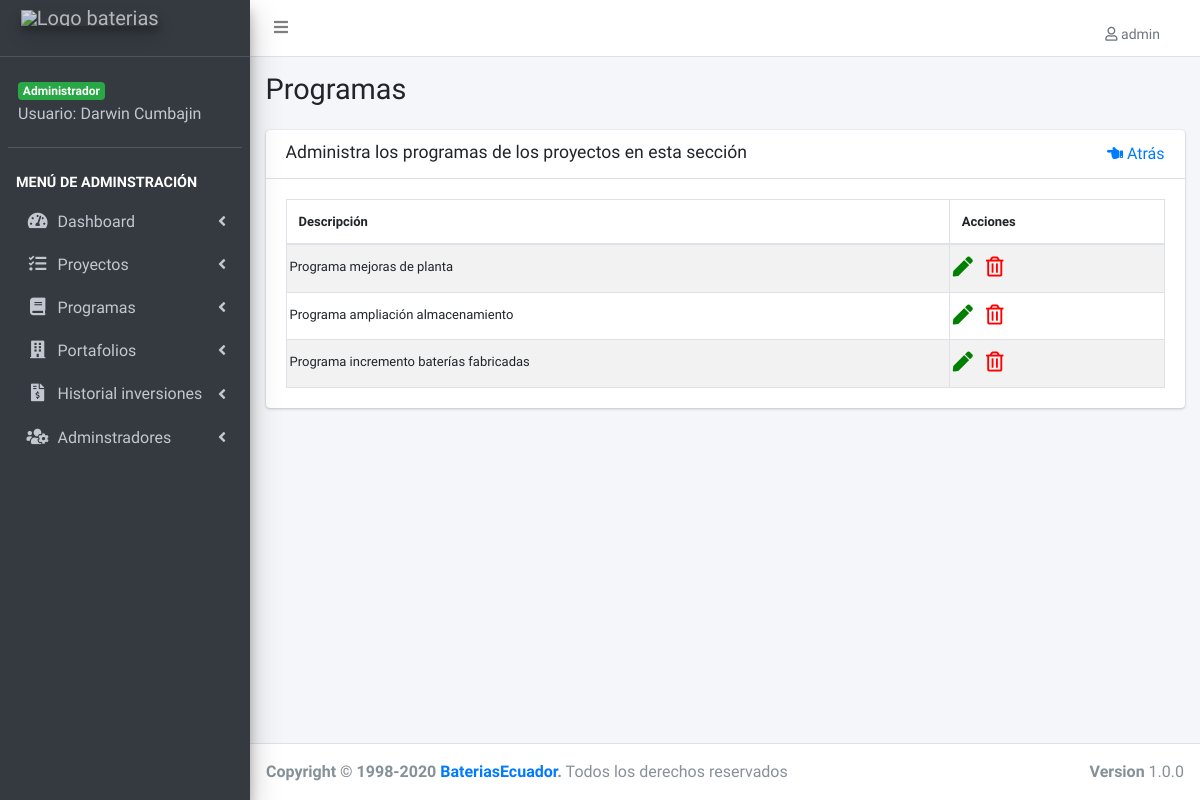
The page /lista-programa.php (signed in) on the database as committed earlier.
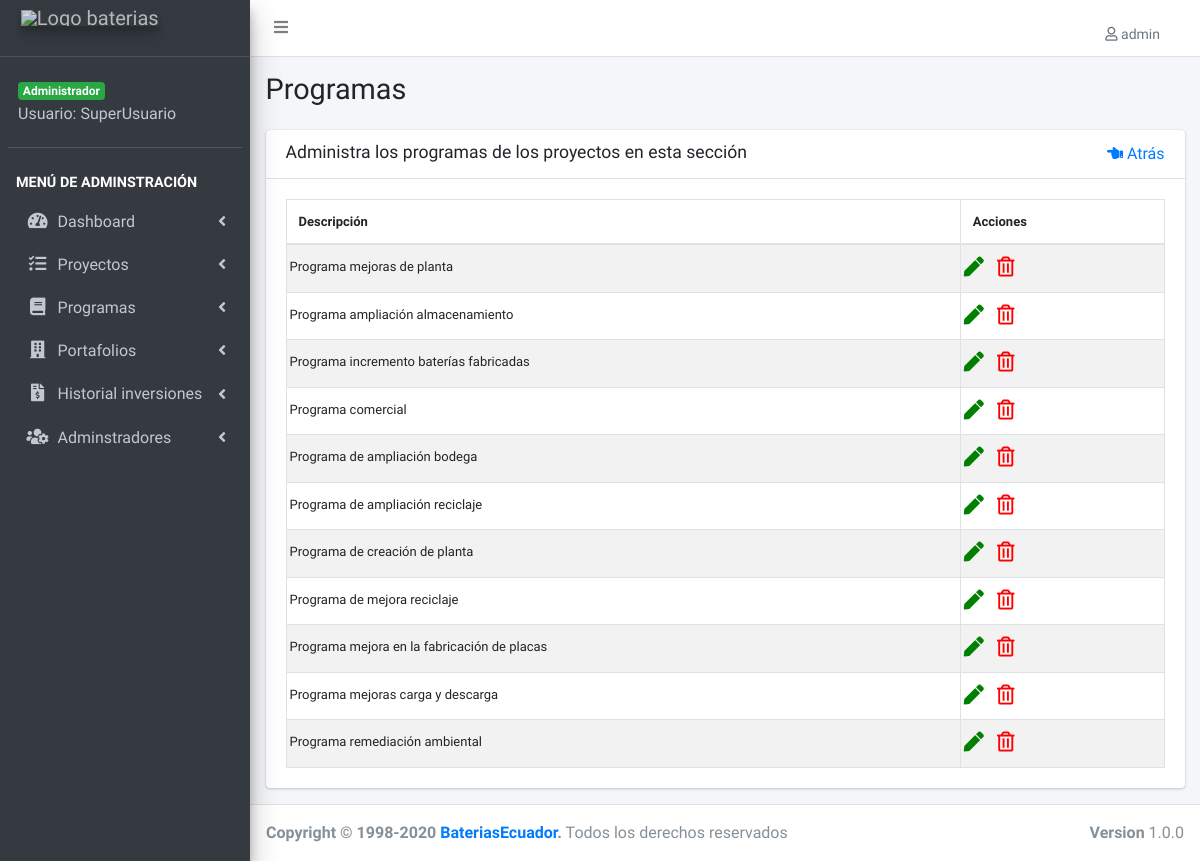
The same page on the database as committed later.
### tables this page shows
CREATE TABLE IF NOT EXISTS `programas` (
  `programa_id` int(11) NOT NULL AUTO_INCREMENT,
  `descripcion` varchar(50) NOT NULL DEFAULT '0',
  `editado` datetime DEFAULT NULL,
  PRIMARY KEY (`programa_id`),
  UNIQUE KEY `descripcion` (`descripcion`)
);

### lista-programa.php (the view, shortened to what this page needs)
<?php
include_once('funciones/funciones.php');
include_once('templates/header.php');
include_once('templates/barra.php');
include_once('templates/navegacion.php');
?>
<div class="content-wrapper">
  <section class="content-header">
    <div class="container-fluid">
      <div class="row mb-2">
        <div class="col-sm-6">
          <h1>Programas</h1>
        </div>
      </div>
    </div>
  </section>
  <section class="content">
    <div class="container-fluid">
      <div class="row">
        <div class="col-12">
          <div class="card">
            <div class="card-header">
              <h3 class="card-title">Administra los programas de los proyectos en esta sección </h3>
              <a id="lista" href="#" class="float-right"><i class="fas fa-hand-point-left"></i> Atrás</a>
            </div>
            <div class="card-body">
              <table id="registros" class="table table-bordered table-striped">
                <thead>
                  <tr>
                    <th>Descripción</th>
                    <th>Acciones</th>
                  </tr>
                </thead>
                <tbody>
                  <?php
                  try {
                    $sql = "SELECT * FROM programas";
                    $resultado = $conn->query($sql);
                  } catch (Exception $e) {
                    $error = $e->getMessage();
                    echo $error;
                  }
                  while ($programa = $resultado->fetch_assoc()) {
                  ?>
                    <tr>
                      <td><?php echo $programa['descripcion']; ?></td>
                      <td>
                      <?php if ($_SESSION['nivel'] == 1) : ?>
                        <a href="editar-programa.php?id=<?php echo $programa['programa_id']; ?>" >
                          <i class="fas fa-pen editar"></i>
                        </a>
                        <a href="#" data-id="<?php echo $programa['programa_id']; ?>" data-tipo="programa" class="borrar_registro">
                          <i class="far fa-trash-alt eliminar"></i>
                        </a>
                        <?php endif; ?>
                      </td>
                    </tr>
                  <?php } ?>
                </tbody>
              </table>
            </div>
          </div>
        </div>
      </div>
    </div>
  </section>
</div>
<?php
include_once('templates/footer.php');
?>

### templates/header.php (shortened to what this page needs)
<!DOCTYPE html>
<html>
<head>
  <link rel="stylesheet" href="css/all.min.css">
  <link rel="stylesheet" href="https://code.ionicframework.com/ionicons/2.0.1/css/ionicons.min.css">
  <link rel="stylesheet" href="css/daterangepicker.css">
  <link rel="stylesheet" href="css/icheck-bootstrap.min.css">
  <link rel="stylesheet" href="css/tempusdominus-bootstrap-4.min.css">
  <link rel="stylesheet" href="css/select2.min.css">
  <link rel="stylesheet" href="css/select2-bootstrap4.min.css">
  <link rel="stylesheet" href="css/bootstrap-duallistbox.min.css">
  <link rel="stylesheet" href="css/adminlte.min.css">
  <link rel="stylesheet" href="css/dataTables.bootstrap4.min.css">
  <link rel="stylesheet" href="css/responsive.bootstrap4.min.css">
  <link rel="stylesheet" href="css/admin.css">
  <link rel="stylesheet" href="https://cdnjs.cloudflare.com/ajax/libs/animate.css/4.1.1/animate.min.css" />
</head>

### templates/barra.php (shortened to what this page needs)
<body class="hold-transition sidebar-mini">
  <div class="wrapper">
    <nav class="main-header navbar navbar-expand navbar-white navbar-light">
      <ul class="navbar-nav">
        <li class="nav-item">
          <a class="nav-link" data-widget="pushmenu" href="#" role="button"><i class="fas fa-bars"></i></a>
        </li>
      </ul>
      <ul class="navbar-nav ml-auto">
        <li class="nav-item dropdown">
          <a class="nav-link" data-toggle="dropdown" href="#">
            <span class="dropdown-item dropdown-header"> <i class="far fa-user"></i> <?php echo $_SESSION['usuario'];?></span>
          </a>
        </li>
      </ul>
    </nav>

### templates/navegacion.php (shortened to what this page needs)
<aside class="main-sidebar sidebar-dark-primary elevation-4">
  <a href="login.php?cerrar_sesion=true" class="brand-link">
    <img src="img/logo-baterias.png" alt="Logo baterias" class="brand-image elevation-3" style="opacity: .8" >
    <br>
  </a>
  <div class="sidebar">
    <div class="user-panel mt-3 pb-3 mb-3 d-flex">
      <div class="info" style="color: white;">
        <?php
        if ($_SESSION['nivel'] == 1) {
          echo ' <span class="badge badge-success">Administrador</span>';
        } else {
          echo ' <span class="badge badge-primary">User</span>';
        }
        ?>
        <a href="#" class="d-block">Usuario: <?php echo $_SESSION['nombre']; ?></a>
      </div>
    </div>
    <nav class="mt-2">
      <ul class="nav nav-pills nav-sidebar flex-column" data-widget="treeview" role="menu" data-accordion="false">
        <li class="nav-header">Menú de adminstración</li>
        <li class="nav-item has-treeview">
          <a href="#" class="nav-link">
            <i class="nav-icon fas fa-tachometer-alt"></i>
            <p>
              Dashboard
              <i class="right fas fa-angle-left"></i>
            </p>
          </a>
        </li>
        <li class="nav-item has-treeview">
          <a href="#" class="nav-link">
            <i class="nav-icon fas fa-tasks"></i>
            <p>
              Proyectos
              <i class="fas fa-angle-left right"></i>
            </p>
          </a>
        </li>
        <li class="nav-item has-treeview">
          <a href="#" class="nav-link">
            <i class="nav-icon fas fa-book"></i>
            <p>
              Programas
              <i class="fas fa-angle-left right"></i>
            </p>
          </a>
        </li>
        <li class="nav-item has-treeview">
          <a href="#" class="nav-link">
            <i class=" nav-icon fas fa-building"></i>
            <p>
              Portafolios
              <i class="fas fa-angle-left right"></i>
            </p>
          </a>
        </li>
        <li class="nav-item has-treeview">
          <a href="#" class="nav-link">
            <i class=" nav-icon fas fa-file-invoice-dollar"></i>
            <p>
              Historial inversiones
              <i class="fas fa-angle-left right"></i>
            </p>
          </a>
        </li>
        <?php if ($_SESSION['nivel'] == 1) : ?>
          <li class="nav-item has-treeview">
            <a href="#" class="nav-link">
              <i class="nav-icon fas fa-users-cog"></i>
              <p>
                Adminstradores
                <i class="fas fa-angle-left right"></i>
              </p>
            </a>
          </li>
        <?php endif; ?>
      </ul>
    </nav>
  </div>
</aside>

### templates/footer.php (shortened to what this page needs)
<footer class="main-footer">
    <div class="float-right d-none d-sm-block">
        <b>Version</b> 1.0.0
    </div>
    <strong>Copyright &copy; 1998-2020 <a href="">Baterias<span>Ecuador</span></a>.</strong> Todos los derechos reservados
</footer>
</div>
</body>
</html>

### css/admin.css (style rules this page uses)
.nav-sidebar>.nav-header, .sidebar-form { text-transform: uppercase; color: white; font-weight: bold; }
#registros { font-size: 13px; }
table td { padding-left: 3px !important; padding-right: 0px !important; }
.editar { font-size: 20px; color: green; margin-right: 10px; }
.eliminar { font-size: 20px; color: red; }

Rows that differ between the two databases and show on the page:
added programas: descripcion "Programa comercial"
added programas: descripcion "Programa de ampliación bodega"
added programas: descripcion "Programa de ampliación reciclaje"
added programas: descripcion "Programa de creación de planta"
added programas: descripcion "Programa de mejora reciclaje"
added programas: descripcion "Programa mejora en la fabricación de placas"
added programas: descripcion "Programa mejoras carga y descarga"
added programas: descripcion "Programa remediación ambiental"
Other text that changed with them:
$_SESSION['nombre']: "Darwin Cumbajin" → "SuperUsuario"
